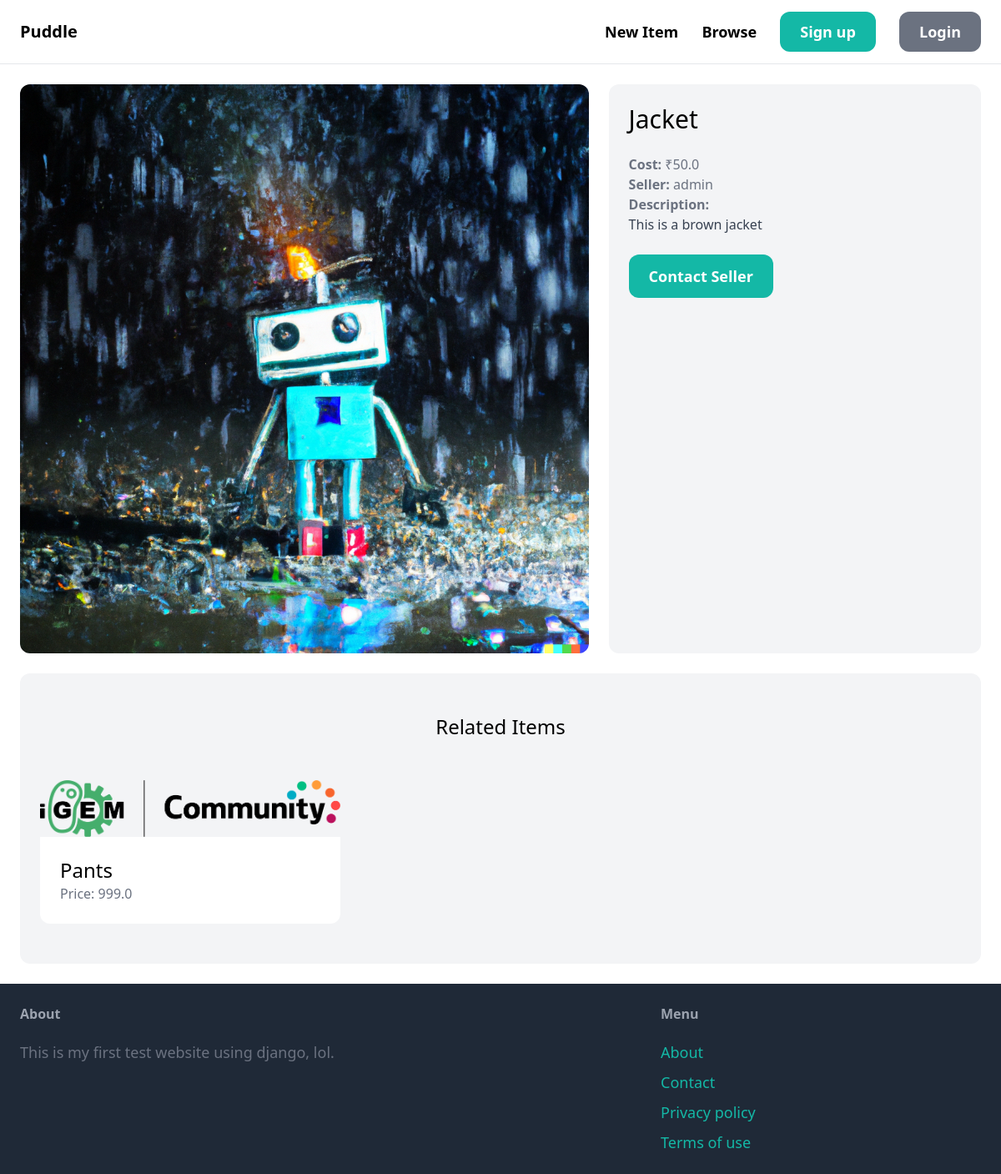
Screenshot of /items/2/ with the database file from the repository.
### item/models.py (models this page shows, shortened)
class Item(models.Model):
     category = models.ForeignKey(Category, related_name='items', on_delete=models.CASCADE)
     name = models.CharField(max_length=255)
     description = models.TextField(blank=True, null=True)
     price = models.FloatField()
     image = models.ImageField(upload_to='item_images', blank=True, null=True)
     is_sold = models.BooleanField(default=False)
     created_at = models.DateTimeField(auto_now_add=True)
     created_by = models.ForeignKey(User, related_name='items', on_delete=models.CASCADE)

### item/views.py (the view)
# urls.py: path('<int:pk>/', views.detail, name='detail')
def detail(request, pk):
    item = get_object_or_404(Item, pk=pk)
    related_items = Item.objects.filter(category=item.category, is_sold=False).exclude(pk=pk)[0:3]
    return render(request, 'item/detail.html', {
        'item': item,
        'related_items': related_items
    })

### item/templates/item/detail.html (shortened to what this page needs)
{% extends 'core/base.html' %}
{% block content %}
    <div class="grid grid-cols-5 gap-6">
        <div class="col-span-3">
            <img src="{{ item.image.url }}" alt="" class="rounded-xl">
        </div>
        <div class="col-span-2 p-6 bg-gray-100 rounded-xl">
            <h1 class="mb-6 text-3xl ">{{ item.name }}</h1>
            <p class="text-gray-500"><strong>Cost:</strong> ₹{{ item.price }}</p>
            <p class="text-gray-500"><strong>Seller:</strong> {{ item.created_by.username }}</p>
            {% if item.description %}
            <p class="text-gray-700">
                <strong class="text-gray-500">Description:</strong><br>
                {{ item.description }}
            </p>
            {% endif %}
            <a href="#" class="inline-block mt-6 px-6 py-3 text-lg font-semibold bg-teal-500 text-white rounded-xl hover:bg-teal-700">Contact Seller</a>
        </div>
    </div>
    <div class="mt-6 px-6 py-12 bg-gray-100 rounded-xl">
        <h2 class="mb-12 text-2xl text-center">Related Items</h2>
        <div class="grid grid-cols-3 gap-3">
            {% for item in related_items %}
                <div>
                    <a href="{% url 'item:detail' item.id %}" class="">
                        <div>
                            <img src="{{ item.image.url }}" alt="" class="rounded-t-xl">
                        </div>
                        <div class="p-6 bg-white rounded-b-xl">
                            <h2 class="text-2xl">{{ item.name }}</h2>
                            <p class="text-gray-500">Price: {{ item.price }}</p>
                        </div>
                    </a>
                </div>
            {% endfor %}
        </div>
    </div>
{% endblock %}

### rows the page displays
Item: image (picture), name "Jacket", price "50.0", created_by.username "admin", description "This is a brown jacket"
Item: image (picture), name "Pants", price "999.0"
